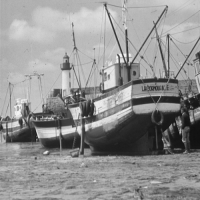
#> input picture TP-morpho/Images/bat200.bmp, 200 x 200 px; the run also reads 1 picture not shown here
$ jupyter execute TP-morpho-checkpoint.ipynb
#> lines starting #> are read from the running program, lines starting #| are printed output that depends on the picture
#STUDENT NAME:

[cell 1]
#!/usr/bin/env python3
# -*- coding:utf-8 -*-
"""
Created on Tue Sep  4 10:23:50 2018
Modified Oct 2020, Oct 2021, Oct 2023, Oct 2026

@author: Said Ladjal,Isabelle Bloch
"""

[cell 2]
import numpy as np
import platform
import tempfile
import os
import matplotlib.pyplot as plt
from scipy import ndimage as ndi
from skimage import io as skio

import skimage.morphology as morpho
from skimage.segmentation import watershed
from skimage.draw import line
import skimage.feature as skf
from scipy import ndimage as ndi

[cell 3]
# Useful functions


# [80 lines left out: functions viewimage, viewimage_color, not called in this run]


def strel(forme, taille, angle=45):
    """renvoie un element structurant de forme
    'diamond'  boule de la norme 1 fermee de rayon taille
    'disk'     boule de la norme 2 fermee de rayon taille
    'square'   carre de cote taille (il vaut mieux utiliser taille=impair)
    'line'     segment de langueur taille et d'orientation angle (entre 0 et 180 en degres)
     (Cette fonction n'est pas standard dans python)
    """

    if forme == "diamond":
        return morpho.diamond(taille)
    if forme == "disk":
        return morpho.disk(taille)
    if forme == "square":
        return morpho.square(taille)
    if forme == "line":
        angle = int(-np.round(angle))
        angle = angle % 180
        angle = np.float32(angle) / 180.0 * np.pi
        x = int(np.round(np.cos(angle) * taille))
        y = int(np.round(np.sin(angle) * taille))
        if x**2 + y**2 == 0:
            if abs(np.cos(angle)) > abs(np.sin(angle)):
                x = int(np.sign(np.cos(angle)))
                y = 0
            else:
                y = int(np.sign(np.sin(angle)))
                x = 0
        rr, cc = line(0, 0, y, x)
        rr = rr - rr.min()
        cc = cc - cc.min()
        img = np.zeros((rr.max() + 1, cc.max() + 1))
        img[rr, cc] = 1
        return img
    raise RuntimeError("Erreur dans fonction strel: forme incomprise")


def couleurs_alea(im):
    """
    Donne des couleurs aleatoires a une image en niveau de gris.
    Cette fonction est utile lorsque le niveua de gris d'interprete comme un numero
      de region. Ou encore pour voir les leger degrades d'une teinte de gris.
    """
    sh = im.shape
    out = np.zeros((sh[0], sh[1], 3), dtype=np.uint8)
    nbcoul = np.int32(im.max())
    tabcoul = np.random.randint(0, 256, size=(nbcoul + 1, 3))
    tabcoul[0, :] = 0
    for k in range(sh[0]):
        for l in range(sh[1]):
            out[k, l, :] = tabcoul[im[k, l]]
    return out


def gris_depuis_couleur(im):
    """Transforme une image couleur en image a niveaux de gris"""
    return im[:, :, :3].sum(axis=2) / 3

[cell 4]
# Examples of functions for this work

# Binary images
# im=skio.imread('cellbin.bmp')
# im=skio.imread('cafe.bmp')

# Gray-scale images (use preferably these images)
# im=skio.imread('retina2.gif').squeeze()
im = gris_depuis_couleur(skio.imread("../Images/bat200.bmp"))
# [4 lines of commented-out code are left out]

plt.imshow(im, cmap="gray", vmin=0, vmax=255)
# viewimage(im) - could be used in place of plt.imshow is Gimp is installed.

se = strel("disk", 8)

# dilation
dil = morpho.dilation(im, se)
plt.imshow(dil, cmap="gray", vmin=0, vmax=255)

# erosion
ero = morpho.erosion(im, se)
plt.imshow(ero, cmap="gray", vmin=0, vmax=255)

# opening
open = morpho.opening(im, se)
plt.imshow(open, cmap="gray", vmin=0, vmax=255)

# closing
close = morpho.closing(im, se)
plt.imshow(close, cmap="gray", vmin=0, vmax=255)

[cell 5]
# Image originale
im = gris_depuis_couleur(skio.imread("../Images/retina2.png"))
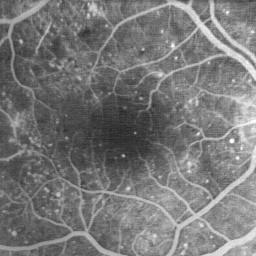
#> input picture TP-morpho/Images/retina2.png, 256 x 256 px

size = 10
shape = "line"

# Élément structurant
se = strel(
    shape,
    size,
)

# Opérations morphologiques
dil = morpho.dilation(im, se)
#> dil: shape (256, 256) float64
ero = morpho.erosion(im, se)
#> ero: shape (256, 256) float64
ouv = morpho.opening(im, se)
ferm = morpho.closing(im, se)

# Création de la figure
fig, axes = plt.subplots(2, 2, figsize=(10, 8))

# Affichage des images avec les titres en dessous
axes[0, 0].imshow(dil, cmap="gray", vmin=0, vmax=255)
axes[0, 0].set_xlabel("Dilatation")

axes[0, 1].imshow(ero, cmap="gray", vmin=0, vmax=255)
axes[0, 1].set_xlabel("Érosion")

axes[1, 0].imshow(ouv, cmap="gray", vmin=0, vmax=255)
axes[1, 0].set_xlabel("Ouverture")

axes[1, 1].imshow(ferm, cmap="gray", vmin=0, vmax=255)
axes[1, 1].set_xlabel("Fermeture")

# Masquer les axes
for ax in axes.flat:
    ax.set_xticks([])
    ax.set_yticks([])

# Titre général avec les paramètres de se
fig.suptitle(f"forme : {shape} & taille = {size}", fontsize=14)

# Ajuster l'espacement pour afficher le titre général
plt.tight_layout(rect=[0, 0.03, 1, 0.93])

plt.show()

[cell 6]
# Top-hat transform - In this section and all the next ones, you can change im and the parameters
im = skio.imread("../Images/retina2.gif").squeeze()
#> im: shape (256, 256); min 36, max 252, mean 119.6
t = 10
se = strel("line", t, -45)
ch = im - morpho.opening(im, se)
plt.imshow(ch, cmap="gray", vmin=0, vmax=255)

[cell 7]
# Top-hat transform - In this section and all the next ones, you can change im and the parameters
im = skio.imread("../Images/laiton.bmp").squeeze()
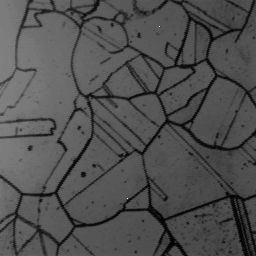
#> input picture TP-morpho/Images/laiton.bmp, 256 x 256 px
#> im is the input picture: shape (256, 256, 3); min 0, max 255, mean 80.3
im = gris_depuis_couleur(im)
t = 10
se = strel("line", t, -45)
ch = morpho.black_tophat(im, se)
plt.imshow(ch, cmap="gray", vmin=0, vmax=255)

[cell 8]
# Alternate Sequential Filters
# image
im = gris_depuis_couleur(skio.imread("../Images/bat200.bmp"))

imt = im.copy()
N = 3
for k in range(N):
    se = strel("disk", k)
    imt = morpho.closing(morpho.opening(imt, se), se)
plt.imshow(imt, cmap="gray", vmin=0, vmax=255)

[cell 9]
# Watersheds
im = gris_depuis_couleur(skio.imread("../Images/bat200.bmp"))

se = morpho.disk(1)

grad = morpho.dilation(im, se) - morpho.erosion(im, se)
grad = np.int32(grad > 40) * grad
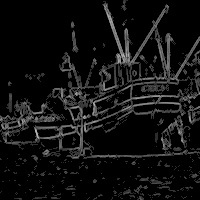
#> grad: shape (200, 200) float64; min 0, max 184, mean 16.4
plt.imshow(grad, cmap="gray")

local_mini = skf.peak_local_max(255 - grad)
#> local_mini = 30494 pairs, first value 1 to 198, second value 1 to 198
mask = np.zeros(im.shape, dtype=bool)
mask[tuple(local_mini.T)] = True
markers, _ = ndi.label(mask)
plt.imshow(mask, cmap="gray")

labels = watershed(grad, markers, mask=im, watershed_line=True)
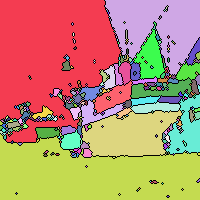
#> labels: shape (200, 200) int32; 372 distinct labels, from 0 to 371; one colour per label, 0 black
# labels = watershed(grad, markers,watershed_line=True)
plt.imshow(couleurs_alea(labels))
#> in couleurs_alea, `nbcoul = np.int32(im.max())`: nbcoul = 371
#> in couleurs_alea, `tabcoul = np.random.randint(0, 256, size=(nbcoul + 1, 3))`: tabcoul = 372 rows, first 8: [172, 47, 117], [192, 67, 251], [195, 103, 9], [211, 21, 242], [36, 87, 70], [216, 88, 140], [58, 193, 230], [39, 87, 174]
#> after the loop in couleurs_alea, `for k in range(sh[0]):`:
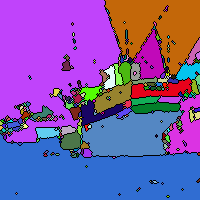
#> out: shape (200, 200, 3); mean of channels 0, 1, 2 123.9, 88.5, 167.2; drawn as R, G, B
# viewimage_color(couleurs_alea(labels)) - Utilisable si gimp est installé

# visualization of the result
segm = labels.copy()
for i in range(segm.shape[0]):
    for j in range(segm.shape[1]):
        if segm[i, j] == 0:
            segm[i, j] = 255
        else:
            segm[i, j] = 0
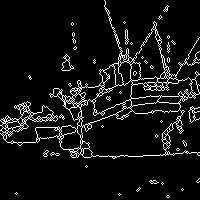
#> segm: shape (200, 200) int32; 7.4% white in thin lines or dots
# superimposition of segmentation contours on the original image
contourSup = np.maximum(segm, im)
plt.imshow(contourSup, cmap="gray")
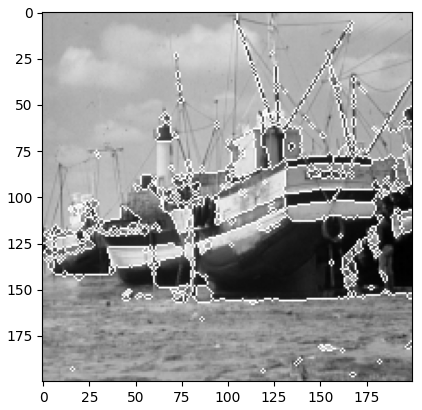
#> figure drawn by matplotlib, 1 panel

[cell 10]
# Watersheds
im = gris_depuis_couleur(skio.imread("../Images/bat200.bmp"))

se = morpho.disk(1)

grad = morpho.dilation(im, se) - morpho.erosion(im, se)
grad = np.int32(grad > 40) * grad
plt.imshow(grad, cmap="gray")

local_mini = skf.peak_local_max(255 - grad)
mask = np.zeros(im.shape, dtype=bool)
mask[tuple(local_mini.T)] = True
markers, _ = ndi.label(mask)
plt.imshow(mask, cmap="gray")

labels = watershed(grad, markers, mask=im, watershed_line=True)
# labels = watershed(grad, markers,watershed_line=True)
plt.imshow(couleurs_alea(labels))
#> in couleurs_alea (call 2), `tabcoul = np.random.randint(0, 256, size=(nbcoul + 1, 3))`: tabcoul = 372 rows, first 8: [92, 204, 154], [241, 83, 140], [230, 135, 180], [80, 157, 0], [215, 207, 74], [252, 131, 61], [67, 144, 112], [201, 84, 116]
#> after the loop in couleurs_alea (call 2), `for k in range(sh[0]):`:
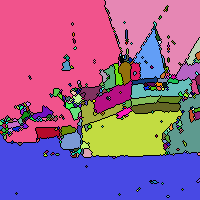
#> out: shape (200, 200, 3); mean of channels 0, 1, 2 154.1, 100.6, 148.1; drawn as R, G, B
# viewimage_color(couleurs_alea(labels)) - Utilisable si gimp est installé

# visualization of the result
segm = labels.copy()
for i in range(segm.shape[0]):
    for j in range(segm.shape[1]):
        if segm[i, j] == 0:
            segm[i, j] = 255
        else:
            segm[i, j] = 0
# superimposition of segmentation contours on the original image
contourSup = np.maximum(segm, im)
plt.imshow(contourSup, cmap="gray")

[cell 11]
# reconstruction par dilatation
im = skio.imread("../Images/retina2.gif").squeeze()
se4 = strel("disk", 4)
open4 = morpho.opening(im, se4)
reco = morpho.reconstruction(open4, im, method='dilation')
plt.imshow(reco, cmap="gray")

[cell 12]
# reconstruction par dilatation en utilisant la reconstruction par érosion

# 1. Définir le marqueur et le masque de la reconstruction.
im = skio.imread("../Images/retina2.gif").squeeze()  # masque
se4 = strel("disk", 4)
open4 = morpho.opening(im, se4)  # marqueur

# 2. Inverser les niveaux de gris du marqueur et du masque.
im_inverse = im.max() - im
open4_inverse = im.max() - open4

# 3. Calculer la reconstruction par érosion à partir du marqueur et du masque inversés.
reco_inverse = morpho.reconstruction(open4_inverse, im_inverse, method="erosion")

# 4. Inverser les niveaux de gris du résultat obtenu pour obtenir la reconstruction par dilatation.
reco_erosion = im.max() - reco_inverse

plt.imshow(reco_erosion, cmap="gray")

# -------------------

reco_directe = morpho.reconstruction(open4, im, method="dilation")

print((reco_erosion == reco_directe).all())
#| True

[cell 13]
# reconstruction par érosion
im = skio.imread("../Images/retina2.gif").squeeze()
se4 = strel("disk", 4)
open4 = morpho.closing(im, se4)
reco = morpho.reconstruction(open4, im, method='erosion')
plt.imshow(reco, cmap="gray")

[cell 14]
# reconstruction par érosion en utilisant la reconstruction par dilatation

# 1. Définir le marqueur et le masque de la reconstruction.
im = skio.imread("../Images/retina2.gif").squeeze()  # masque
se4 = strel("disk", 4)
close4 = morpho.closing(im, se4)  # marqueur

# 2. Inverser les niveaux de gris du marqueur et du masque.
im_inverse = im.max() - im
close4_inverse = im.max() - close4

# 3. Calculer la reconstruction par dilatation à partir du marqueur et du masque inversés.
reco_inverse = morpho.reconstruction(close4_inverse, im_inverse, method="dilation")

# 4. Inverser les niveaux de gris du résultat obtenu pour obtenir la reconstruction par érosion.
reco_erosion = im.max() - reco_inverse

plt.imshow(reco_erosion, cmap="gray")

# -------------------

reco_directe = morpho.reconstruction(close4, im, method="erosion")

print((reco_erosion == reco_directe).all())
#| True

[cell 15]
# --------------------------------------------------
# 1. Lire l'image
# --------------------------------------------------
im = skio.imread("../Images/bat200.bmp", as_gray=True)
#> im: shape (200, 200) float64; min 0.0627, max 0.957, mean 0.572


# --------------------------------------------------
# 2. Définir le filtre alterné séquentiel
# --------------------------------------------------
def filtre_alterne(im, forme="disk", taille_max=5):
    resultat = im.copy()

    for rayon in range(1, taille_max + 1):
        taille = 2 * rayon + 1

        # Élément structurant
        se = strel(forme, taille)

        # Ouverture suivie d'une fermeture
        resultat = morpho.opening(resultat, se)
        resultat = morpho.closing(resultat, se)

    return resultat


# --------------------------------------------------
# 3. Tester différentes formes
# --------------------------------------------------
formes = ["disk", "diamond", "square", "line"]
taille_max = 5

fig, axes = plt.subplots(1, len(formes) + 1, figsize=(16, 5))

axes[0].imshow(im, cmap="gray")
axes[0].set_title("Image originale")
axes[0].axis("off")

for i, forme in enumerate(formes):
    resultat = filtre_alterne(im, forme, taille_max)

    axes[i + 1].imshow(resultat, cmap="gray")
    axes[i + 1].set_title(f"Forme : {forme}\nTaille max : {2 * taille_max + 1}")
    axes[i + 1].axis("off")

plt.tight_layout()
plt.show()
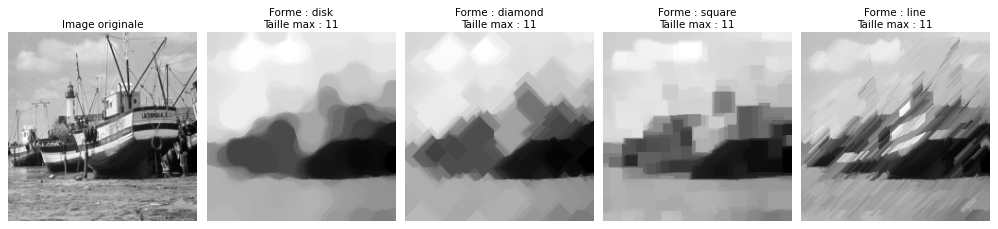
#> figure drawn by matplotlib, 5 panels

[cell 16]
# --------------------------------------------------
# 1. Lire l'image
# --------------------------------------------------
im = skio.imread("../Images/bat200.bmp", as_gray=True)


# --------------------------------------------------
# 2. Définir le filtre alterné séquentiel
# --------------------------------------------------
def filtre_alterne(im, forme="disk", taille_max=5):
    resultat = im.copy()

    for rayon in range(1, taille_max + 1):
        taille = 2 * rayon + 1

        # Élément structurant
        se = strel(forme, taille)

        # Ouverture suivie d'une reconstruction par dilatation
        ouvert = morpho.opening(resultat, se)
        resultat = morpho.reconstruction(ouvert, resultat, method="dilation")

        # Fermeture suivie d'une reconstruction par érosion
        ferme = morpho.closing(resultat, se)
        resultat = morpho.reconstruction(ferme, resultat, method="erosion")

    return resultat


# --------------------------------------------------
# 3. Tester différentes formes
# --------------------------------------------------
formes = ["disk", "diamond", "square"]
taille_max = 1

fig, axes = plt.subplots(1, len(formes) + 1, figsize=(16, 5))

axes[0].imshow(im, cmap="gray")
axes[0].set_title("Image originale")
axes[0].axis("off")

for i, forme in enumerate(formes):
    resultat = filtre_alterne(im, forme, taille_max)

    axes[i + 1].imshow(resultat, cmap="gray")
    axes[i + 1].set_title(f"Forme : {forme}\nTaille max : {2 * taille_max + 1}")
    axes[i + 1].axis("off")
#> this loop made 3 passes
#> pass 3, `resultat = filtre_alterne(im, forme, taille_max)`:
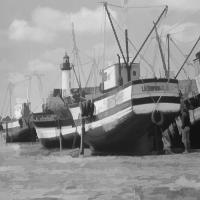
#> resultat: shape (200, 200) float64; min 0.0706, max 0.91, mean 0.573

plt.tight_layout()
plt.show()
